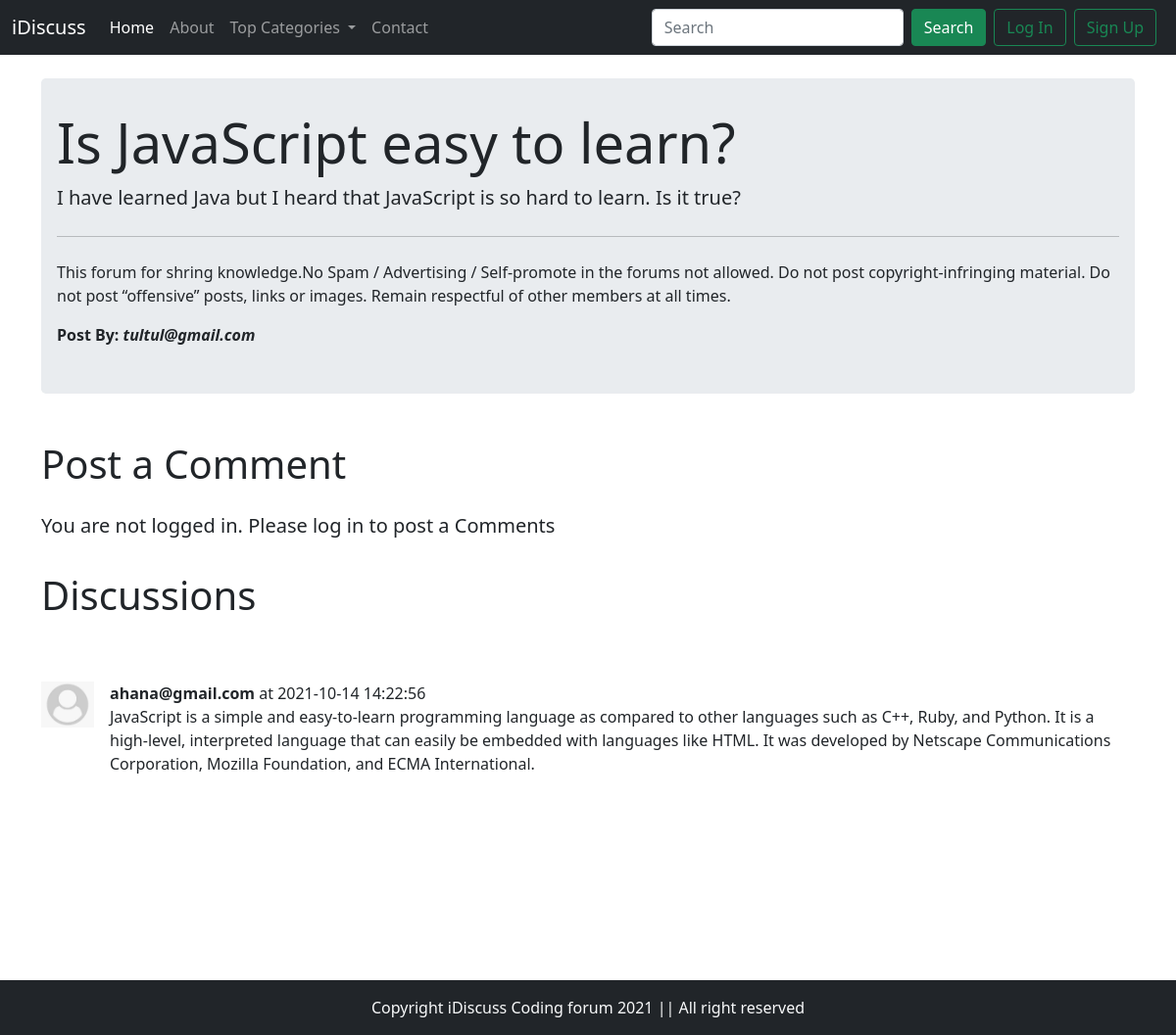
Screenshot of /thread.php?Thread_Id=4 with the database file from the repository.
### tables this page shows
CREATE TABLE `threadlist` (
  `Thread_Id` int(11) NOT NULL,
  `Thread_Title` varchar(255) NOT NULL,
  `Thread_desc` text NOT NULL,
  `Thread_cat_id` int(11) NOT NULL,
  `Thread_user_id` int(21) NOT NULL,
  `TimeStmp` timestamp NOT NULL DEFAULT current_timestamp()
);

CREATE TABLE `users` (
  `sno` int(11) NOT NULL,
  `user_email` varchar(50) NOT NULL,
  `user_pass` varchar(255) NOT NULL,
  `TimeStmp` timestamp NOT NULL DEFAULT current_timestamp()
);

CREATE TABLE `comments` (
  `comment_id` int(11) NOT NULL,
  `comment_content` text NOT NULL,
  `comment_time` timestamp NOT NULL DEFAULT current_timestamp(),
  `comment_by` int(11) NOT NULL,
  `Thread_Id` int(21) NOT NULL
);

### thread.php (the view, shortened to what this page needs)
<!doctype html>
<html lang="en">
<head>
    <link href="bootstrap/css/bootstrap.min.css" rel="stylesheet">
</head>
<body>
    <?php require'partials/header.php'; ?>
    <?php require'partials/dbconnect.php'; ?>
    <?php
    $id= $_GET["Thread_Id"];
     $sql="SELECT * FROM `threadlist` WHERE `Thread_Id`= '$id'";
     $result=mysqli_query($conn, $sql);
     while($row=mysqli_fetch_assoc($result)){
         $Title=$row['Thread_Title'];
         $desc= $row['Thread_desc'];
         $Thread_user_id2=$row['Thread_user_id'];
         $sql2="SELECT * FROM `users` WHERE `sno`= '$Thread_user_id2'";
         $result2=mysqli_query($conn, $sql2);
         $row2=mysqli_fetch_assoc($result2);
         $posted_by=$row2['user_email'];
     } ?>
    <div class="container my-4">
        <div class="jumbotron">
            <h1 class="display-4"><?php echo $Title ?></h1>
            <p class="lead"><?php echo $desc ?></p>
            <hr class="my-4">
            <p>This forum for shring knowledge.No Spam / Advertising / Self-promote in the forums not allowed.
                Do not post copyright-infringing material.
                Do not post “offensive” posts, links or images.
                Remain respectful of other members at all times.</p>
            <p><b>Post By: <em><?php echo $posted_by; ?></em></b></p>
        </div>
    </div>
    <?php
    if(isset($_SESSION['loggedin']) && $_SESSION['loggedin']==true){
    echo'
        <div class="container">
            <h1 class="py-3">Post a Comment</h1>
                 <form action="'.$_SERVER['REQUEST_URI'].'?>" method="POST">
    <div class="form-floating">
        <textarea class="form-control" placeholder="Comment" id="comment" name="comment"
            style="height: 100px"></textarea>
        <label for="floatingTextarea2">Comment</label>
        <input type="hidden" name="sno" value='.$_SESSION['sno'].'>
    </div>
    <button type="submit" class="btn btn-success my-3">Post Comment</button>
    </form>
    </div>';
    }
    else{
    echo'<div class="container">
        <h1 class="py-3">Post a Comment</h1>
        <p class="lead">You are not logged in. Please log in to post a Comments</p>
    </div>';
    }
    ?>
    <div class="container " id="qusid">
        <h1 class="py-3">Discussions</h1>
        <br>
        <?php
        $id= $_GET["Thread_Id"];
        $sql="SELECT * FROM `comments` WHERE `Thread_Id`='$id'";
        $result=mysqli_query($conn, $sql);
         while($row=mysqli_fetch_assoc($result)){
             $content= $row['comment_content'];
             $comment_time=$row['comment_time'];
            $commnet_by=$row['comment_by'];
            $sql2="SELECT * FROM `users` WHERE `sno`= '$commnet_by'";
            $result2=mysqli_query($conn, $sql2);
            $row2=mysqli_fetch_assoc($result2);
       echo' <div class="d-flex my-3">
            <div class="flex-shrink-0">
                <img src="images/user_default.jpg" style="width:54px" alt="...">
            </div>
            <div class="flex-grow-1 ms-3">
            <p class="my-0"><b>'.$row2['user_email'].'</b> at '.$comment_time.'</p>
                '.$content.'
            </div>
        </div>';
    }
    ?>
    </div>
    <?php require'partials/footer.php'; ?>
</body>
</html>

### thread.php (style rules this page uses)
.jumbotron { padding: 2rem 1rem; margin-bottom: 2rem; background-color: #e9ecef; border-radius: .3rem; }
#qusid { min-height: 433px; }

### rows the page displays
threadlist: Thread_Title "Is JavaScript easy to learn?", Thread_desc "I have learned Java but I heard that JavaScript is so hard to learn. Is it true?"
users: user_email "tultul@gmail.com"
comments: users.user_email "ahana@gmail.com", comment_time "2021-10-14 14:22:56", comment_content "JavaScript is a simple and easy-to-learn programming language as compared to other languages such as C++, Ruby, and Python. It is a high-level, interpreted language that can easily be embedded with languages like HTML. It was developed by Netscape Communications Corporation, Mozilla Foundation, and ECMA International."
